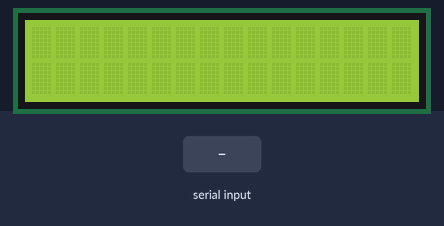
A sketch run on a simulated Arduino Uno, built with avr-gcc and run on an emulated ATmega328P. On the bench: 16×2 character LCD. Inputs (shaded band) come from the test bench.

Above: at 1.2 s.
1.3 s: "1\n" received over Serial
At 1.9 s:
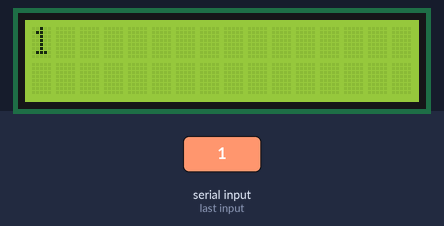
2.8 s: "0\n" received over Serial
At 4.0 s:
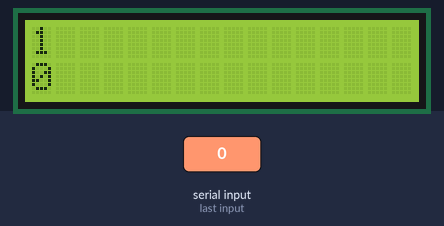
4.3 s: "2\n" received over Serial
At 5.3 s:
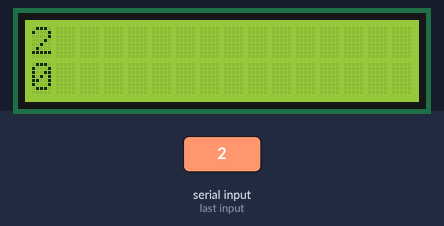
Timing chart, 0 to 7.3 s (numbered marks = the images above; inputs shaded):
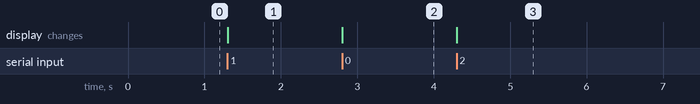

The sketch:

SerialWithLCDdisplay.ino
```cpp
#include <LiquidCrystal.h>

#define LCD_RS A5
#define LCD_E A4
#define LCD_DB4 6
#define LCD_DB5 5
#define LCD_DB6 3
#define LCD_DB7 4

LiquidCrystal lcd(LCD_RS, LCD_E, LCD_DB4, LCD_DB5, LCD_DB6, LCD_DB7);

int cursor = 0;
void displayLcd(String string) {
  if ((string.length() > 16)) {
      string = "text too long!";
  }
  for (int i = string.length(); i<16;i++)
  {
    string+= " ";
  }
  lcd.setCursor(0, cursor);
  lcd.print(string);
  if (cursor == 0) {
    cursor = 1;
  } else {
    cursor = 0;
  }
}

void setup() {
  Serial.begin(115200);
  Serial.setTimeout(10);
  lcd.begin(16, 2);
}

void loop() {
  if (Serial.available() > 0) {
    String str = Serial.readStringUntil('\n');
    displayLcd(str);
    }
}
```

Measured:
- after the input at 1.3 s, the display: changes at once (image 1)
- after the input at 2.8 s, the display: changes at once (image 2)
- after the input at 4.3 s, the display: changes at once (image 3)
